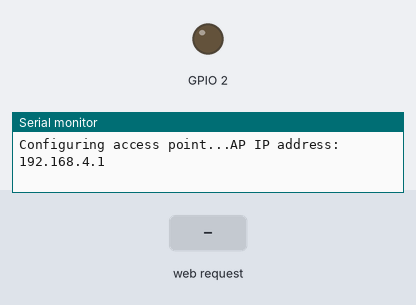
Bench run of a program on a simulated ESP32. Parts: output pins drawn as LEDs (lit = HIGH), the last lines printed to the serial monitor. The test bench sets the inputs (shaded band).

Above: at 1.2 s.
1.3 s: HTTP request GET /H received
At 1.7 s:
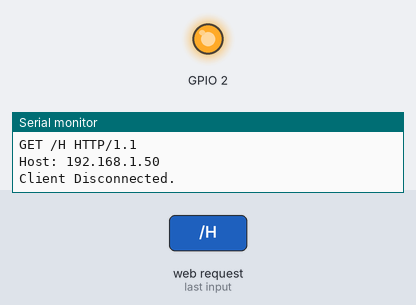
2.8 s: HTTP request GET /L received
At 4.1 s:
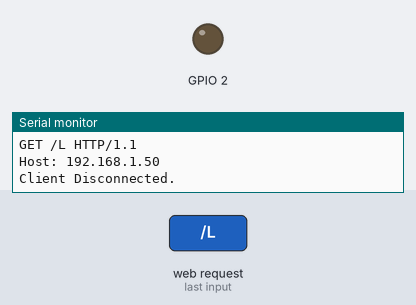
Timing chart, 0 to 5.8 s (numbered marks = the images above; inputs shaded):
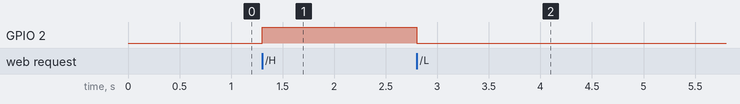

Measured:
- after the input at 1.3 s, GPIO 2: LOW → HIGH at once
- after the input at 2.8 s, GPIO 2: HIGH → LOW at once

The program:

main.cpp
```cpp
#include <Arduino.h>
#include <WiFi.h>

const char* ssid = "ESP32-Access-Point";
const char* password = "123456789";

WiFiServer server(80);

void setup() {
  Serial.begin(115200);
  delay(10);

  Serial.println();
  Serial.println();
  Serial.print("Configuring access point...");

  WiFi.softAP(ssid, password);

  IPAddress myIP = WiFi.softAPIP();
  Serial.print("AP IP address: ");
  Serial.println(myIP);
  server.begin();

  pinMode(2, OUTPUT);
}

void loop() {
  WiFiClient client = server.available();

  if (client) {
    Serial.println("New Client.");
    String currentLine = "";
    while (client.connected()) {
      if (client.available()) {
        char c = client.read();
        Serial.write(c);
        if (c == '\n') {
          if (currentLine.length() == 0) {
            client.println("HTTP/1.1 200 OK");
            client.println("Content-type:text/html");
            client.println();
            client.print("Click <a href=\"/H\">here</a> turn the LED on pin 2 on<br>");
            client.print("Click <a href=\"/L\">here</a> turn the LED on pin 2 off<br>");
            client.println();
            break;
          } else {
            currentLine = "";
          }
        } else if (c != '\r') {
          currentLine += c;
        }
        if (currentLine.endsWith("GET /H")) {
          digitalWrite(2, HIGH);
        }
        if (currentLine.endsWith("GET /L")) {
          digitalWrite(2, LOW);
        }
      }
    }
    client.stop();
    Serial.println("Client Disconnected.");
  }
}
```
